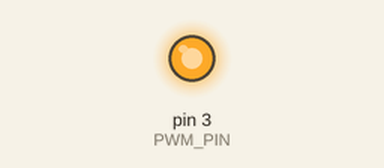
The sketch below on a simulated Arduino Uno, built with avr-gcc and run on an emulated ATmega328P. Shown: output pins drawn as LEDs (lit = HIGH).

Above: at 0.05 s.
At 0.55 s:
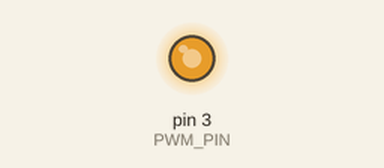
At 1.05 s:
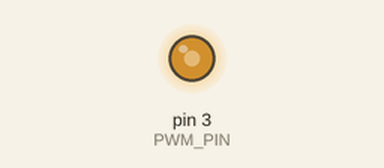
At 2.1 s:
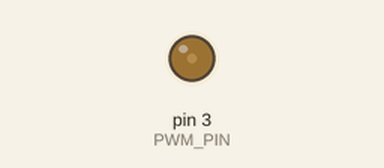
Timing chart, 0 to 5.9 s (numbered marks = the images above):
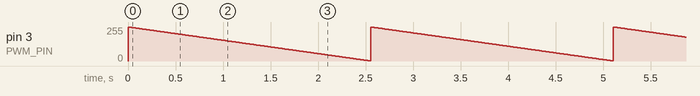

The sketch:

pwm_led_test.ino
```cpp
const uint8_t PWM_PIN = 3;

void setup() {
  pinMode(PWM_PIN, OUTPUT);

}

void loop() {
  int brightness = 255;
  while(brightness > 0){
    analogWrite(PWM_PIN, brightness);
    delay(10);
    brightness -= 1;
  }
}
```

Measured:
- by itself, pin 3 (PWM_PIN): ramps from 255/255 to 1/255 and jumps back, once every 2.6 s
